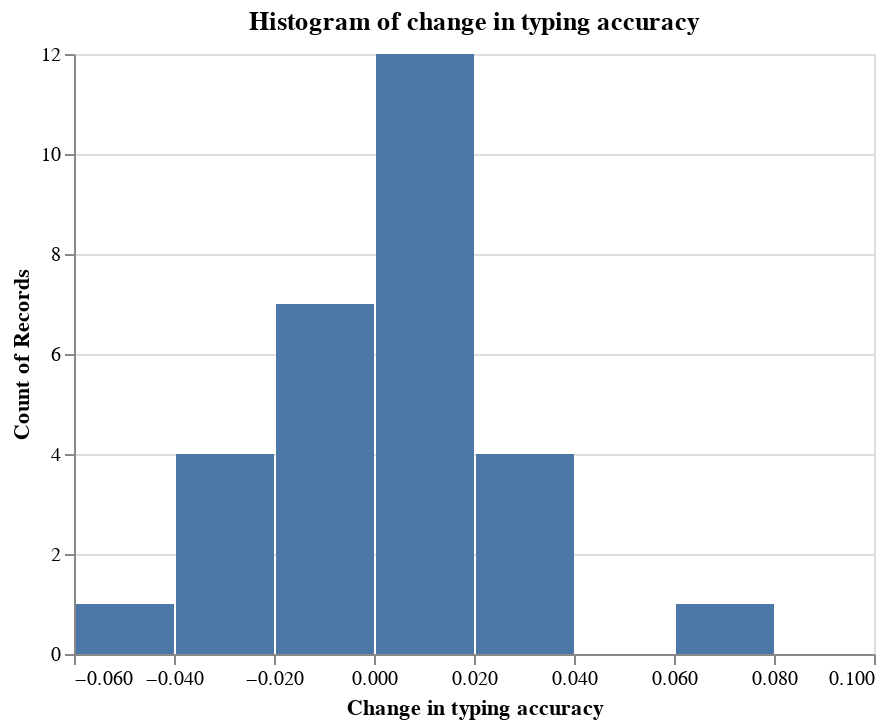

Write notebook code for a chart like this one.
### Markdown cell above
Assumption was met because we got a p-value of 0.099 which is greater than our adjusted $\alpha$ of 0.017

### Code cell
alt.Chart(data, title="Histogram of change in typing accuracy").mark_bar().encode(
    x=alt.X("accuracy_diff", bin=True, title="Change in typing accuracy"),
    y="count()"
)

### Figure 1 — Vega-Lite specification as saved in the notebook (floating-point values rounded to 4 significant figures)
{"config": {"view": {"continuousWidth": 400, "continuousHeight": 300}}, "data": {"name": "data-557ebe95bf2c251ed8896bae9a86386d"}, "mark": "bar", "encoding": {"x": {"bin": true, "field": "accuracy_diff", "title": "Change in typing accuracy", "type": "quantitative"}, "y": {"aggregate": "count", "type": "quantitative"}}, "title": "Histogram of change in typing accuracy", "$schema": "https://vega.github.io/schema/vega-lite/v4.17.0.json", "datasets": {"data-557ebe95bf2c251ed8896bae9a86386d": [{"ParticipantId": "1", "Experimenter": "Team", "Informed Consent": "Yes", "LightModeTime": 76, "LightModeAccuracy": 0.96, "DarkModeTime": 75, "DarkModeAccuracy": 0.97, "Comfortability_1": "Somewhat agree", "Comfortability_2": "Somewhat disagree", "Comfortability_3": "Agree", "Comfortability_4": "Agree", "Comfortability_5": "Somewhat disagree", "OverallDarkComfortScore": 7, "OverallLightComfortScore": 13, "time_diff": -1, "accuracy_diff": 0.01, "comfort_diff": -6}, {"ParticipantId": "2", "Experimenter": "Team", "Informed Consent": "Yes", "LightModeTime": 62, "LightModeAccuracy": 0.97, "DarkModeTime": 60, "DarkModeAccuracy": 0.96, "Comfortability_1": "Agree", "Comfortability_2": "Agree", "Comfortability_3": "Agree", "Comfortability_4": "Agree", "Comfortability_5": "Agree", "OverallDarkComfortScore": 14, "OverallLightComfortScore": 10, "time_diff": -2, "accuracy_diff": -0.01, "comfort_diff": 4}, {"ParticipantId": "3", "Experimenter": "Team", "Informed Consent": "Yes", "LightModeTime": 77, "LightModeAccuracy": 0.96, "DarkModeTime": 72, "DarkModeAccuracy": 0.97, "Comfortability_1": "Strongly agree", "Comfortability_2": "Strongly agree", "Comfortability_3": "Strongly agree", "Comfortability_4": "Strongly agree", "Comfortability_5": "Agree", "OverallDarkComfortScore": 16, "OverallLightComfortScore": 12, "time_diff": -5, "accuracy_diff": 0.01, "comfort_diff": 4}, {"ParticipantId": "4", "Experimenter": "Team", "Informed Consent": "Yes", "LightModeTime": 76, "LightModeAccuracy": 0.97, "DarkModeTime": 98, "DarkModeAccuracy": 0.92, "Comfortability_1": "Somewhat disagree", "Comfortability_2": "Somewhat agree", "Comfortability_3": "Agree", "Comfortability_4": "Neither agree nor disagree", "Comfortability_5": "Somewhat agree", "OverallDarkComfortScore": 9, "OverallLightComfortScore": 9, "time_diff": 22, "accuracy_diff": -0.05, "comfort_diff": 0}, {"ParticipantId": "5", "Experimenter": "Team", "Informed Consent": "Yes", "LightModeTime": 72, "LightModeAccuracy": 0.96, "DarkModeTime": 77, "DarkModeAccuracy": 0.96, "Comfortability_1": "Strongly agree", "Comfortability_2": "Strongly agree", "Comfortability_3": "Agree", "Comfortability_4": "Agree", "Comfortability_5": "Agree", "OverallDarkComfortScore": 16, "OverallLightComfortScore": 10, "time_diff": 5, "accuracy_diff": 0.0, "comfort_diff": 6}, {"ParticipantId": "6", "Experimenter": "Team", "Informed Consent": "Yes", "LightModeTime": 86, "LightModeAccuracy": 0.96, "DarkModeTime": 88, "DarkModeAccuracy": 0.96, "Comfortability_1": "Strongly agree", "Comfortability_2": "Somewhat agree", "Comfortability_3": "Strongly agree", "Comfortability_4": "Strongly agree", "Comfortability_5": "Neither agree nor disagree", "OverallDarkComfortScore": 12, "OverallLightComfortScore": 14, "time_diff": 2, "accuracy_diff": 0.0, "comfort_diff": -2}, {"ParticipantId": "7", "Experimenter": "Team", "Informed Consent": "Yes", "LightModeTime": 56, "LightModeAccuracy": 0.97, "DarkModeTime": 54, "DarkModeAccuracy": 0.96, "Comfortability_1": "Somewhat disagree", "Comfortability_2": "Somewhat disagree", "Comfortability_3": "Strongly agree", "Comfortability_4": "Strongly agree", "Comfortability_5": "Somewhat disagree", "OverallDarkComfortScore": 5, "OverallLightComfortScore": 15, "time_diff": -2, "accuracy_diff": -0.01, "comfort_diff": -10}, {"ParticipantId": "8", "Experimenter": "Team", "Informed Consent": "Yes", "LightModeTime": 53, "LightModeAccuracy": 0.95, "DarkModeTime": 53, "DarkModeAccuracy": 0.94, "Comfortability_1": "Strongly agree", "Comfortability_2": "Agree", "Comfortability_3": "Strongly agree", "Comfortability_4": "Strongly agree", "Comfortability_5": "Disagree", "OverallDarkComfortScore": 11, "OverallLightComfortScore": 16, "time_diff": 0, "accuracy_diff": -0.01, "comfort_diff": -5}, {"ParticipantId": "9", "Experimenter": "Team", "Informed Consent": "Yes", "LightModeTime": 68, "LightModeAccuracy": 0.96, "DarkModeTime": 79, "DarkModeAccuracy": 0.97, "Comfortability_1": "Neither agree nor disagree", "Comfortability_2": "Disagree", "Comfortability_3": "Somewhat disagree", "Comfortability_4": "Strongly agree", "Comfortability_5": "Somewhat agree", "OverallDarkComfortScore": 7, "OverallLightComfortScore": 9, "time_diff": 11, "accuracy_diff": 0.01, "comfort_diff": -2}, {"ParticipantId": "10", "Experimenter": "Team", "Informed Consent": "Yes", "LightModeTime": 71, "LightModeAccuracy": 0.96, "DarkModeTime": 73, "DarkModeAccuracy": 0.95, "Comfortability_1": "Strongly agree", "Comfortability_2": "Strongly agree", "Comfortability_3": "Somewhat agree", "Comfortability_4": "Somewhat agree", "Comfortability_5": "Strongly agree", "OverallDarkComfortScore": 17, "OverallLightComfortScore": 7, "time_diff": 2, "accuracy_diff": -0.01, "comfort_diff": 10}, {"ParticipantId": "11", "Experimenter": "Team", "Informed Consent": "Yes", "LightModeTime": 57, "LightModeAccuracy": 0.94, "DarkModeTime": 74, "DarkModeAccuracy": 0.9, "Comfortability_1": "Strongly agree", "Comfortability_2": "Strongly agree", "Comfortability_3": "Strongly agree", "Comfortability_4": "Strongly agree", "Comfortability_5": "Somewhat agree", "OverallDarkComfortScore": 15, "OverallLightComfortScore": 13, "time_diff": 17, "accuracy_diff": -0.04, "comfort_diff": 2}, {"ParticipantId": "12", "Experimenter": "Team", "Informed Consent": "Yes", "LightModeTime": 43, "LightModeAccuracy": 0.97, "DarkModeTime": 46, "DarkModeAccuracy": 0.94, "Comfortability_1": "Agree", "Comfortability_2": "Somewhat agree", "Comfortability_3": "Somewhat agree", "Comfortability_4": "Somewhat agree", "Comfortability_5": "Neither agree nor disagree", "OverallDarkComfortScore": 11, "OverallLightComfortScore": 10, "time_diff": 3, "accuracy_diff": -0.03, "comfort_diff": 1}, {"ParticipantId": "13", "Experimenter": "Team", "Informed Consent": "Yes", "LightModeTime": 46, "LightModeAccuracy": 0.93, "DarkModeTime": 41, "DarkModeAccuracy": 0.94, "Comfortability_1": "Strongly agree", "Comfortability_2": "Strongly agree", "Comfortability_3": "Agree", "Comfortability_4": "Agree", "Comfortability_5": "Strongly agree", "OverallDarkComfortScore": 17, "OverallLightComfortScore": 9, "time_diff": -5, "accuracy_diff": 0.01, "comfort_diff": 8}, {"ParticipantId": "14", "Experimenter": "Team", "Informed Consent": "Yes", "LightModeTime": 66, "LightModeAccuracy": 0.88, "DarkModeTime": 67, "DarkModeAccuracy": 0.9, "Comfortability_1": "Agree", "Comfortability_2": "Agree", "Comfortability_3": "Disagree", "Comfortability_4": "Agree", "Comfortability_5": "Somewhat agree", "OverallDarkComfortScore": 13, "OverallLightComfortScore": 7, "time_diff": 1, "accuracy_diff": 0.02, "comfort_diff": 6}, {"ParticipantId": "15", "Experimenter": "Team", "Informed Consent": "Yes", "LightModeTime": 44, "LightModeAccuracy": 0.89, "DarkModeTime": 56, "DarkModeAccuracy": 0.85, "Comfortability_1": "Somewhat agree", "Comfortability_2": "Agree", "Comfortability_3": "Agree", "Comfortability_4": "Agree", "Comfortability_5": "Neither agree nor disagree", "OverallDarkComfortScore": 11, "OverallLightComfortScore": 12, "time_diff": 12, "accuracy_diff": -0.04, "comfort_diff": -1}, {"ParticipantId": "16", "Experimenter": "Oliver", "Informed Consent": "Yes", "LightModeTime": 79, "LightModeAccuracy": 0.94, "DarkModeTime": 72, "DarkModeAccuracy": 0.95, "Comfortability_1": "Somewhat disagree", "Comfortability_2": "Neither agree nor disagree", "Comfortability_3": "Agree", "Comfortability_4": "Agree", "Comfortability_5": "Somewhat disagree", "OverallDarkComfortScore": 6, "OverallLightComfortScore": 13, "time_diff": -7, "accuracy_diff": 0.01, "comfort_diff": -7}, {"ParticipantId": "17", "Experimenter": "Lawrence", "Informed Consent": "Yes", "LightModeTime": 67, "LightModeAccuracy": 0.97, "DarkModeTime": 71, "DarkModeAccuracy": 0.93, "Comfortability_1": "Somewhat agree", "Comfortability_2": "Disagree", "Comfortability_3": "Agree", "Comfortability_4": "Agree", "Comfortability_5": "Disagree", "OverallDarkComfortScore": 5, "OverallLightComfortScore": 14, "time_diff": 4, "accuracy_diff": -0.04, "comfort_diff": -9}, {"ParticipantId": "18", "Experimenter": "Oliver", "Informed Consent": "Yes", "LightModeTime": 78, "LightModeAccuracy": 0.92, "DarkModeTime": 80, "DarkModeAccuracy": 0.93, "Comfortability_1": "Strongly agree", "Comfortability_2": "Agree", "Comfortability_3": "Neither agree nor disagree", "Comfortability_4": "Somewhat agree", "Comfortability_5": "Strongly agree", "OverallDarkComfortScore": 16, "OverallLightComfortScore": 6, "time_diff": 2, "accuracy_diff": 0.01, "comfort_diff": 10}, {"ParticipantId": "19", "Experimenter": "Oliver", "Informed Consent": "Yes", "LightModeTime": 61, "LightModeAccuracy": 0.95, "DarkModeTime": 55, "DarkModeAccuracy": 0.96, "Comfortability_1": "Agree", "Comfortability_2": "Agree", "Comfortability_3": "Agree", "Comfortability_4": "Agree", "Comfortability_5": "Somewhat agree", "OverallDarkComfortScore": 13, "OverallLightComfortScore": 11, "time_diff": -6, "accuracy_diff": 0.01, "comfort_diff": 2}, {"ParticipantId": "20", "Experimenter": "Oliver", "Informed Consent": "Yes", "LightModeTime": 57, "LightModeAccuracy": 0.96, "DarkModeTime": 56, "DarkModeAccuracy": 0.99, "Comfortability_1": "Agree", "Comfortability_2": "Neither agree nor disagree", "Comfortability_3": "Agree", "Comfortability_4": "Neither agree nor disagree", "Comfortability_5": "Somewhat disagree", "OverallDarkComfortScore": 9, "OverallLightComfortScore": 11, "time_diff": -1, "accuracy_diff": 0.03, "comfort_diff": -2}, {"ParticipantId": "21", "Experimenter": "Oliver", "Informed Consent": "Yes", "LightModeTime": 88, "LightModeAccuracy": 0.97, "DarkModeTime": 92, "DarkModeAccuracy": 0.98, "Comfortability_1": "Strongly agree", "Comfortability_2": "Strongly agree", "Comfortability_3": "Somewhat disagree", "Comfortability_4": "Somewhat agree", "Comfortability_5": "Strongly agree", "OverallDarkComfortScore": 17, "OverallLightComfortScore": 5, "time_diff": 4, "accuracy_diff": 0.01, "comfort_diff": 12}, {"ParticipantId": "22", "Experimenter": "Lawrence", "Informed Consent": "Yes", "LightModeTime": 97, "LightModeAccuracy": 0.93, "DarkModeTime": 107, "DarkModeAccuracy": 0.93, "Comfortability_1": "Agree", "Comfortability_2": "Agree", "Comfortability_3": "Agree", "Comfortability_4": "Disagree", "Comfortability_5": "Agree", "OverallDarkComfortScore": 14, "OverallLightComfortScore": 6, "time_diff": 10, "accuracy_diff": 0.0, "comfort_diff": 8}, {"ParticipantId": "23", "Experimenter": "Lawrence", "Informed Consent": "Yes", "LightModeTime": 45, "LightModeAccuracy": 0.93, "DarkModeTime": 48, "DarkModeAccuracy": 0.96, "Comfortability_1": "Strongly agree", "Comfortability_2": "Strongly agree", "Comfortability_3": "Strongly agree", "Comfortability_4": "Strongly agree", "Comfortability_5": "Disagree", "OverallDarkComfortScore": 12, "OverallLightComfortScore": 16, "time_diff": 3, "accuracy_diff": 0.03, "comfort_diff": -4}, {"ParticipantId": "24", "Experimenter": "Lawrence", "Informed Consent": "Yes", "LightModeTime": 72, "LightModeAccuracy": 0.85, "DarkModeTime": 70, "DarkModeAccuracy": 0.86, "Comfortability_1": "Somewhat agree", "Comfortability_2": "Somewhat disagree", "Comfortability_3": "Agree", "Comfortability_4": "Strongly agree", "Comfortability_5": "Somewhat disagree", "OverallDarkComfortScore": 7, "OverallLightComfortScore": 14, "time_diff": -2, "accuracy_diff": 0.01, "comfort_diff": -7}, {"ParticipantId": "25", "Experimenter": "Lawrence", "Informed Consent": "Yes", "LightModeTime": 67, "LightModeAccuracy": 0.89, "DarkModeTime": 61, "DarkModeAccuracy": 0.96, "Comfortability_1": "Strongly agree", "Comfortability_2": "Somewhat agree", "Comfortability_3": "Somewhat disagree", "Comfortability_4": "Agree", "Comfortability_5": "Agree", "OverallDarkComfortScore": 14, "OverallLightComfortScore": 7, "time_diff": -6, "accuracy_diff": 0.07, "comfort_diff": 7}, {"ParticipantId": "26", "Experimenter": "Kevin", "Informed Consent": "Yes", "LightModeTime": 97, "LightModeAccuracy": 0.97, "DarkModeTime": 102, "DarkModeAccuracy": 0.96, "Comfortability_1": "Neither agree nor disagree", "Comfortability_2": "Neither agree nor disagree", "Comfortability_3": "Strongly agree", "Comfortability_4": "Strongly agree", "Comfortability_5": "Strongly disagree", "OverallDarkComfortScore": 5, "OverallLightComfortScore": 17, "time_diff": 5, "accuracy_diff": -0.01, "comfort_diff": -12}, {"ParticipantId": "28", "Experimenter": "Kevin", "Informed Consent": "Yes", "LightModeTime": 80, "LightModeAccuracy": 0.98, "DarkModeTime": 72, "DarkModeAccuracy": 0.96, "Comfortability_1": "Strongly agree", "Comfortability_2": "Strongly agree", "Comfortability_3": "Somewhat disagree", "Comfortability_4": "Somewhat disagree", "Comfortability_5": "Strongly agree", "OverallDarkComfortScore": 17, "OverallLightComfortScore": 3, "time_diff": -8, "accuracy_diff": -0.02, "comfort_diff": 14}, {"ParticipantId": "29", "Experimenter": "Kevin", "Informed Consent": "Yes", "LightModeTime": 65, "LightModeAccuracy": 0.96, "DarkModeTime": 69, "DarkModeAccuracy": 0.95, "Comfortability_1": "Strongly agree", "Comfortability_2": "Strongly agree", "Comfortability_3": "Strongly agree", "Comfortability_4": "Strongly agree", "Comfortability_5": "Neither agree nor disagree", "OverallDarkComfortScore": 14, "OverallLightComfortScore": 14, "time_diff": 4, "accuracy_diff": -0.01, "comfort_diff": 0}, {"ParticipantId": "30", "Experimenter": "Kevin", "Informed Consent": "Yes", "LightModeTime": 72, "LightModeAccuracy": 0.94, "DarkModeTime": 67, "DarkModeAccuracy": 0.97, "Comfortability_1": "Strongly agree", "Comfortability_2": "Strongly agree", "Comfortability_3": "Strongly agree", "Comfortability_4": "Strongly agree", "Comfortability_5": "Strongly agree", "OverallDarkComfortScore": 17, "OverallLightComfortScore": 11, "time_diff": -5, "accuracy_diff": 0.03, "comfort_diff": 6}]}}
